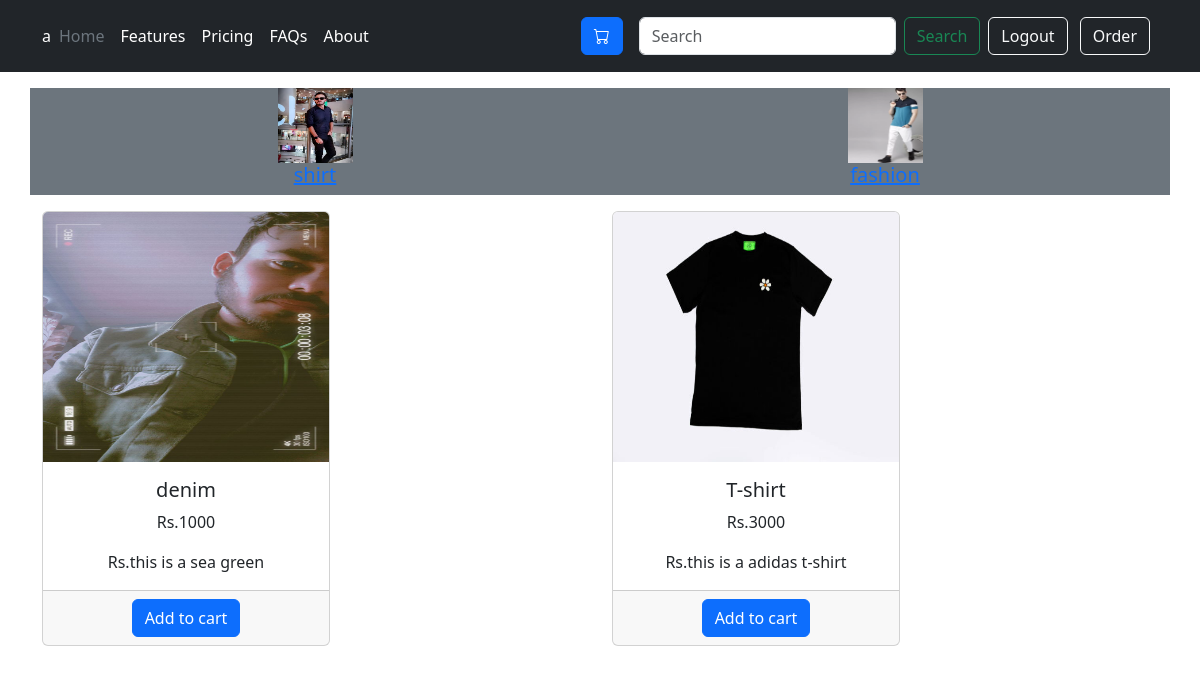
/ (signed in), run on the app's committed database.
### amazon/models.py (models this page shows, shortened)
class Category(models.Model):
    category_image = models.ImageField(upload_to="uploads/category/")
    category_name = models.CharField(max_length=100,default='',null=True)

class Product(models.Model):
    product_image = models.ImageField(upload_to="uploads/product")
    Product_name = models.CharField(max_length=100,default='',null=True)
    Product_price = models.IntegerField(default=1)
    Product_desc = models.CharField(max_length=100,default='',null=True)
    Product_category = models.ForeignKey(Category,on_delete=models.CASCADE)

### amazon/views.py (the view, shortened to what this page needs)
# urls.py: path("",views.index,name="home"),
def index(request):
    category_obj = Category.objects.all()
    category_id = request.GET.get("category_id")
    search = request.GET.get("search")
    if category_id:
        Product_obj = Product.objects.filter(Product_category=category_id)
    elif search:
        Product_obj = Product.objects.filter(Product_name__icontains=search)
    else:
        Product_obj = Product.objects.all()
    context = {
        "category": category_obj,
        "product": Product_obj,
    }
    return render(request, 'home.html',context=context)

### amazon/templates/home.html (shortened to what this page needs)
{% extends "base.html" %}
{% load cart %}
{% block body %}
<div class="container my-3 bg-secondary">
    <div class="row text-center">
         {% for cat in category  %}
             <div class="col">
                <a href="?category_id={{cat.id}}">
                    <img src="{{cat.category_image.url}}" alt="no image" width=75 height=75>
                  <br>
                  <h5>{{cat.category_name}}</h5>
                </a>
             </div>
         {% endfor %}
    </div>
</div>
<div class="container">
    <div class="row text-center">
        {% for pro in product  %}
             <div class="col">
                  <div class="card" style="width: 18rem;">
                      <img src="{{pro.product_image.url}}" class="card-img-top" alt="..." height=250 width=250>
                        <div class="card-body">
                            <h5 class="card-title">{{pro.Product_name}}</h5>
                                <p class="card-text">Rs.{{pro.Product_price}}</p>
                                <p class="card-text">Rs.{{pro.Product_desc}}</p>
                       </div>
                        <div class="card-footer text-body-secondary">
                            {% if pro|isexistsincart:request.session.cart %}
                                 <div class="row">
                                    <div class="col-2">
                                        <form action="" method="post">
                                              {% csrf_token %}
                                              <input type="text" name="productid" value="{{pro.id}}" hidden>
                                              <input type="text" name="remove" value="{{pro.id}}" hidden>
                                              <input type="submit" value="-" class="btn btn-primary">
                                        </form>
                                    </div>
                                    <div class="col-8">
                                        {{pro|cart_quantity:request.session.cart}}
                                    </div>
                                    <div class="col-2">
                                        <form action="" method="post">
                                                {% csrf_token %}
                                                 <input type="text" name="productid" value="{{pro.id}}" hidden>
                                                 <input type="submit" value="+" class="btn btn-primary">
                                        </form>
                                    </div>
                                 </div>
                            {% else %}
                               <form action="" method="post">
                                            <input type="submit" value="Add to cart" class="btn btn-primary">
                               </form>
                              {% endif %}
                       </div>
                  </div>
             </div>
        {% endfor %}
    </div>
</div>
{% endblock body %}

### data on the page
Category: category_image (picture), category_name "shirt"
Category: category_image (picture), category_name "fashion"
Product: product_image (picture), Product_name "denim", Product_price "1000", Product_desc "this is a sea green"
Product: product_image (picture), Product_name "T-shirt", Product_price "3000", Product_desc "this is a adidas t-shirt"

### other printed values
{{ request.session.name }} "a"
